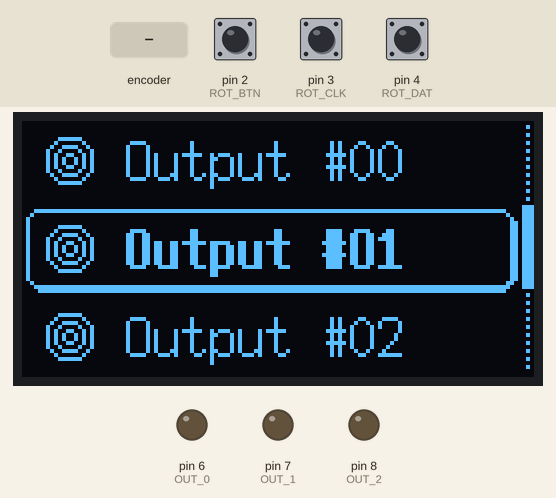
This sketch was run on a simulated Arduino Uno, built with avr-gcc and run on an emulated ATmega328P. Shown: 128×64 one-colour display, output pins drawn as LEDs (lit = HIGH). The test bench sets the inputs (shaded band); at power-on: pin 2 (ROT_BTN) HIGH, pin 3 (ROT_CLK) HIGH, pin 4 (ROT_DAT) HIGH. EEPROM starts erased; what the sketch prints to the serial monitor is not drawn.

Above: at 6.3 s.
6.4 s: rotary encoder on pin 3 (ROT_CLK) / pin 2 (ROT_BTN) turned 3 steps (first pin leading)
At 8.6 s:
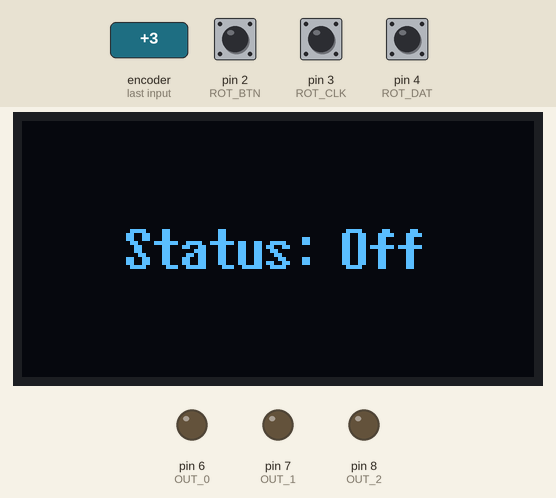
Timing chart, 0 to 10.1 s (numbered marks = the images above; inputs shaded):
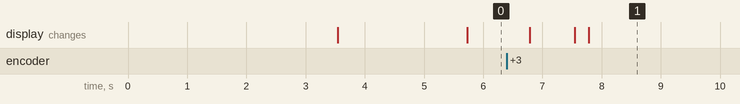

The sketch:

menu_thing.ino
```cpp
#include <U8g2lib.h>
#include "Memory.h"

#define ROT_BTN 2
#define ROT_CLK 3
#define ROT_DAT 4

#define MENU_SCR -1

#define SEL_MENU_ITEM_MEM_ADDR 1

#define OUT_0 6
#define OUT_1 7
#define OUT_2 8

#define OUT_0_MEM_ADDR 10
#define OUT_1_MEM_ADDR 11
#define OUT_2_MEM_ADDR 12

// 'item_sel_background', 128x21px
const unsigned char bitmap_item_sel_background[] PROGMEM = {
  0xf8, 0xff, 0xff, 0xff, 0xff, 0xff, 0xff, 0xff, 0xff, 0xff, 0xff, 0xff, 0xff, 0xff, 0xff, 0x01,
  0x04, 0x00, 0x00, 0x00, 0x00, 0x00, 0x00, 0x00, 0x00, 0x00, 0x00, 0x00, 0x00, 0x00, 0x00, 0x02,
  0x02, 0x00, 0x00, 0x00, 0x00, 0x00, 0x00, 0x00, 0x00, 0x00, 0x00, 0x00, 0x00, 0x00, 0x00, 0x04,
  0x02, 0x00, 0x00, 0x00, 0x00, 0x00, 0x00, 0x00, 0x00, 0x00, 0x00, 0x00, 0x00, 0x00, 0x00, 0x0c,
  0x02, 0x00, 0x00, 0x00, 0x00, 0x00, 0x00, 0x00, 0x00, 0x00, 0x00, 0x00, 0x00, 0x00, 0x00, 0x0c,
  0x02, 0x00, 0x00, 0x00, 0x00, 0x00, 0x00, 0x00, 0x00, 0x00, 0x00, 0x00, 0x00, 0x00, 0x00, 0x0c,
  0x02, 0x00, 0x00, 0x00, 0x00, 0x00, 0x00, 0x00, 0x00, 0x00, 0x00, 0x00, 0x00, 0x00, 0x00, 0x0c,
  0x02, 0x00, 0x00, 0x00, 0x00, 0x00, 0x00, 0x00, 0x00, 0x00, 0x00, 0x00, 0x00, 0x00, 0x00, 0x0c,
  0x02, 0x00, 0x00, 0x00, 0x00, 0x00, 0x00, 0x00, 0x00, 0x00, 0x00, 0x00, 0x00, 0x00, 0x00, 0x0c,
  0x02, 0x00, 0x00, 0x00, 0x00, 0x00, 0x00, 0x00, 0x00, 0x00, 0x00, 0x00, 0x00, 0x00, 0x00, 0x0c,
  0x02, 0x00, 0x00, 0x00, 0x00, 0x00, 0x00, 0x00, 0x00, 0x00, 0x00, 0x00, 0x00, 0x00, 0x00, 0x0c,
  0x02, 0x00, 0x00, 0x00, 0x00, 0x00, 0x00, 0x00, 0x00, 0x00, 0x00, 0x00, 0x00, 0x00, 0x00, 0x0c,
  0x02, 0x00, 0x00, 0x00, 0x00, 0x00, 0x00, 0x00, 0x00, 0x00, 0x00, 0x00, 0x00, 0x00, 0x00, 0x0c,
  0x02, 0x00, 0x00, 0x00, 0x00, 0x00, 0x00, 0x00, 0x00, 0x00, 0x00, 0x00, 0x00, 0x00, 0x00, 0x0c,
  0x02, 0x00, 0x00, 0x00, 0x00, 0x00, 0x00, 0x00, 0x00, 0x00, 0x00, 0x00, 0x00, 0x00, 0x00, 0x0c,
  0x02, 0x00, 0x00, 0x00, 0x00, 0x00, 0x00, 0x00, 0x00, 0x00, 0x00, 0x00, 0x00, 0x00, 0x00, 0x0c,
  0x02, 0x00, 0x00, 0x00, 0x00, 0x00, 0x00, 0x00, 0x00, 0x00, 0x00, 0x00, 0x00, 0x00, 0x00, 0x0c,
  0x02, 0x00, 0x00, 0x00, 0x00, 0x00, 0x00, 0x00, 0x00, 0x00, 0x00, 0x00, 0x00, 0x00, 0x00, 0x0c,
  0x04, 0x00, 0x00, 0x00, 0x00, 0x00, 0x00, 0x00, 0x00, 0x00, 0x00, 0x00, 0x00, 0x00, 0x00, 0x06,
  0xf8, 0xff, 0xff, 0xff, 0xff, 0xff, 0xff, 0xff, 0xff, 0xff, 0xff, 0xff, 0xff, 0xff, 0xff, 0x03,
  0xf0, 0xff, 0xff, 0xff, 0xff, 0xff, 0xff, 0xff, 0xff, 0xff, 0xff, 0xff, 0xff, 0xff, 0xff, 0x01
};

// 'scroll_bar', 8x64px
const unsigned char bitmap_scroll_bar[] PROGMEM = {
  0x00, 0x40, 0x00, 0x40, 0x00, 0x40, 0x00, 0x40, 0x00, 0x40, 0x00, 0x40, 0x00, 0x40, 0x00, 0x40,
  0x00, 0x40, 0x00, 0x40, 0x00, 0x40, 0x00, 0x40, 0x00, 0x40, 0x00, 0x40, 0x00, 0x40, 0x00, 0x40,
  0x00, 0x40, 0x00, 0x40, 0x00, 0x40, 0x00, 0x40, 0x00, 0x40, 0x00, 0x40, 0x00, 0x40, 0x00, 0x40,
  0x00, 0x40, 0x00, 0x40, 0x00, 0x40, 0x00, 0x40, 0x00, 0x40, 0x00, 0x40, 0x00, 0x40, 0x00, 0x00
};

// 'icon_next', 16x16px
const unsigned char bitmap_icon_next[] PROGMEM = {
  0x00, 0x00, 0x00, 0x00, 0x00, 0x00, 0x00, 0x00, 0x0c, 0x30, 0x14, 0x28, 0x24, 0x24, 0x48, 0x12,
  0x90, 0x09, 0x20, 0x04, 0x40, 0x02, 0x80, 0x01, 0x00, 0x00, 0x00, 0x00, 0x00, 0x00, 0x00, 0x00
};

// 'icon_prev', 16x16px
const unsigned char bitmap_icon_prev[] PROGMEM = {
  0x00, 0x00, 0x00, 0x00, 0x00, 0x00, 0x00, 0x00, 0x80, 0x01, 0x40, 0x02, 0x20, 0x04, 0x90, 0x09,
  0x48, 0x12, 0x24, 0x24, 0x14, 0x28, 0x0c, 0x30, 0x00, 0x00, 0x00, 0x00, 0x00, 0x00, 0x00, 0x00
};

// 'icon_selected', 16x16px
const unsigned char bitmap_icon_selected[] PROGMEM = {
  0x00, 0x00, 0x00, 0x00, 0xe0, 0x07, 0x10, 0x08, 0xc8, 0x13, 0x24, 0x24, 0x94, 0x29, 0x54, 0x2a,
  0x54, 0x2a, 0x94, 0x29, 0x24, 0x24, 0xc8, 0x13, 0x10, 0x08, 0xe0, 0x07, 0x00, 0x00, 0x00, 0x00
};

const int NUM_ITEMS = 3;

// Array of all bitmap icons for convenience.
const unsigned char* item_icons[NUM_ITEMS] = {
  bitmap_icon_selected,
  bitmap_icon_selected,
  bitmap_icon_selected
};

const char item_titles[NUM_ITEMS][11] = {
  { "Output #00" },
  { "Output #01" },
  { "Output #02" },
};

int item_sel_prev = 0;
int item_sel_curr = 1;
int item_sel_next = 2;

volatile int rot_val = item_sel_curr;
int last_rot_val = item_sel_curr;

volatile bool btn_pressed = false;

int scroll_handle_height = 64 / NUM_ITEMS;

int current_screen = MENU_SCR;

U8G2_SSD1306_128X64_NONAME_1_HW_I2C u8g2(U8G2_R0);

Memory memory;

void setup() {
  Serial.begin(19200);

  pinMode(ROT_CLK, INPUT_PULLUP);  // TODO: No pull up on the rotary encoder?
  pinMode(ROT_DAT, INPUT_PULLUP);  // TODO: No pull up on the rotary encoder?

  pinMode(ROT_BTN, INPUT_PULLUP);

  attachInterrupt(digitalPinToInterrupt(ROT_CLK), rotaryInterruptHandler, LOW);
  attachInterrupt(digitalPinToInterrupt(ROT_BTN), buttonInterruptHandler, LOW);

  // Setup the outputs
  pinMode(OUT_0, OUTPUT);
  pinMode(OUT_1, OUTPUT);
  pinMode(OUT_2, OUTPUT);

  u8g2.setBitmapMode(1);
  u8g2.begin();

  u8g2.clearDisplay();
  delay(1500);

  Serial.println("----------");
  Serial.println("Menu Thing");
  Serial.println("----------");
}

void loop() {
  digitalWrite(OUT_0, memory.read(OUT_0_MEM_ADDR));
  digitalWrite(OUT_1, memory.read(OUT_1_MEM_ADDR));
  digitalWrite(OUT_2, memory.read(OUT_2_MEM_ADDR));

  switch (current_screen) {
    case MENU_SCR:
      drawMenu();
      break;
    default:
      drawItem(current_screen);
      break;
  }
}

void drawMenu() {
  if (btn_pressed) {
    current_screen = item_sel_curr;
    memory.update(SEL_MENU_ITEM_MEM_ADDR, item_sel_curr);

    rot_val = memory.read(10 + item_sel_curr);

    btn_pressed = false;

    return;
  }

  if (rot_val != last_rot_val) {
    item_sel_curr = rot_val;
    if (item_sel_curr < 0) {
      rot_val = item_sel_curr = NUM_ITEMS - 1;
    }

    if (item_sel_curr >= NUM_ITEMS) {
      rot_val = item_sel_curr = 0;
    }

    item_sel_prev = item_sel_curr - 1;
    if (item_sel_prev < 0) {
      item_sel_prev = NUM_ITEMS - 1;
    }

    item_sel_next = item_sel_curr + 1;
    if (item_sel_next >= NUM_ITEMS) {
      item_sel_next = 0;
    }

    last_rot_val = rot_val;
  }

  int scroll_percentage = map(item_sel_curr, 0, NUM_ITEMS, 0, 100);

  u8g2.firstPage();
  do {
    // Prev Item
    u8g2.drawXBMP(4, 2, 16, 16, item_icons[item_sel_prev]);
    u8g2.setFont(u8g2_font_7x14_mf);
    u8g2.drawStr(26, 15, item_titles[item_sel_prev]);

    // Selected Item
    u8g2.drawXBMP(4, 24, 16, 16, item_icons[item_sel_curr]);
    u8g2.setFont(u8g2_font_7x14B_mf);
    u8g2.drawStr(26, 37, item_titles[item_sel_curr]);

    u8g2.drawXBMP(0, 22, 128, 21, bitmap_item_sel_background);

    // Next Item
    u8g2.drawXBMP(4, 46, 16, 16, item_icons[item_sel_next]);
    u8g2.setFont(u8g2_font_7x14_mf);
    u8g2.drawStr(26, 59, item_titles[item_sel_next]);

    // Scroll Bar
    u8g2.drawXBMP(120, 0, 8, 64, bitmap_scroll_bar);

    // Scroll Handle
    u8g2.drawBox(125, getScrollPixel(scroll_percentage), 3, scroll_handle_height);
  } while (u8g2.nextPage());
}

int getScrollPixel(int val) {
  return map(val, 0, 100, 0, 64);
}

void drawItem(int val) {
  if (btn_pressed) {
    memory.update(10 + val, last_rot_val);

    btn_pressed = false;

    return toMenu();
  }

  int curr_val = rot_val;

  if (rot_val != last_rot_val) {
    if (curr_val < 0) {
      rot_val = curr_val = 1;
    }

    if (curr_val > 1) {
      rot_val = curr_val = 0;
    }

    last_rot_val = rot_val;
  }

  u8g2.firstPage();
  do {
    u8g2.setFont(u8g2_font_7x14B_mf);
    u8g2.drawStr(26, 37, "Status: ");
    u8g2.drawStr(80, 37, (curr_val == 1) ? "On" : "Off");
  } while (u8g2.nextPage());
}

void toMenu() {
  current_screen = MENU_SCR;
  rot_val = memory.read(SEL_MENU_ITEM_MEM_ADDR);
}

void rotaryInterruptHandler() {
  static unsigned long last_rot_interrupt_time = 0;
  unsigned long interrupt_time = millis();

  if (interrupt_time - last_rot_interrupt_time > 5) {
    if (digitalRead(ROT_DAT) == LOW) {
      --rot_val;
    } else {
      ++rot_val;
    }
  }

  last_rot_interrupt_time = interrupt_time;
}

void buttonInterruptHandler() {
  static unsigned long last_btn_interrupt_time = 0;
  unsigned long interrupt_time = millis();

  if (interrupt_time - last_btn_interrupt_time > 5) {
    btn_pressed = true;
  }

  last_btn_interrupt_time = interrupt_time;
}
```

Memory.cpp
```cpp
#include "Memory.h"
#include <EEPROM.h>

Memory::Memory() {
  if (!isInitialized()) {
    initialize();
  }
}

uint8_t Memory::read(int addr) {
  return EEPROM.read(addr);
}

void Memory::update(int addr, uint8_t val) {
  EEPROM.update(addr, val);
}

void Memory::initialize() {
  Serial.println("Intializing EEPROM");
  for (int i = 0; i < EEPROM.length(); i++) {
    update(i, 0);
  }

  update(Memory::INIT_FLAG_ADDR, true);
}

bool Memory::isInitialized() {
  return read(Memory::INIT_FLAG_ADDR) == true;
}
```

Memory.h
```cpp
#pragma once

#include <Arduino.h>

class Memory {
public:
  static const uint8_t INIT_FLAG_ADDR = 0;

  Memory();

  uint8_t read(int addr);
  void update(int addr, uint8_t val);
private:
  void initialize();
  bool isInitialized();
};
```

Measured:
- after the input at 6.4 s, the display: changes after 0.38 s (image 1)
